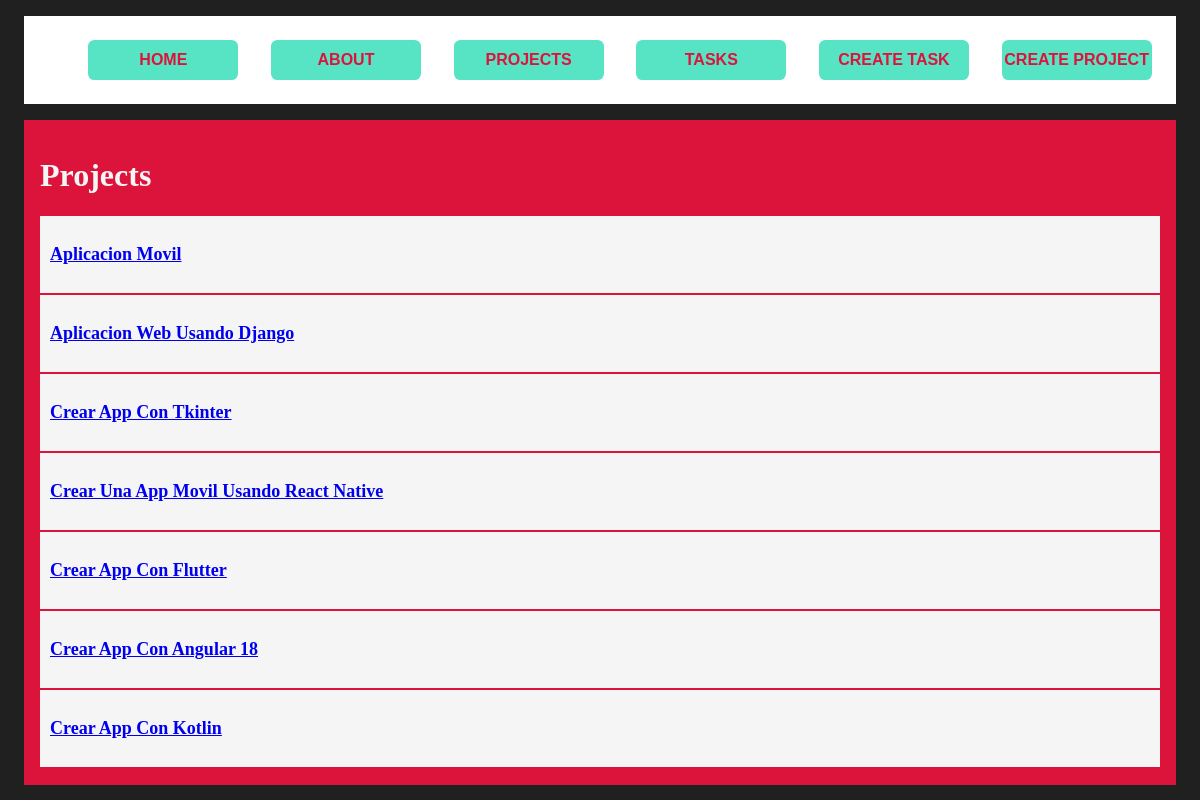
/projects/, run on the app's committed database.
### list/models.py (models this page shows, shortened)
class Project(models.Model):
    name = models.CharField(max_length=200)

### list/views.py (the view)
# urls.py: path('projects/', views.projects, name="projects"),
def projects(request):
    projects = Project.objects.all()
    return render(request, 'projects/projects.html', {
        'projects': projects
    })

### list/templates/projects/projects.html
{% extends "layouts/base.html" %}
{% block content %}
<h1>Projects</h1>
{% for project in projects %}
<article class="card">
    <a href="{% url 'project_detail' project.id %}">
        <p>{{project.name}}</p>
    </a>
</article>
{% endfor %}
{% endblock content %}

### list/static/css/main.css (style rules this page uses)
body { background: #202020; color: whitesmoke; }
.card { background: whitesmoke; padding: 10px; margin-bottom: 2px; color: black; }
.card p { font-size: 18px; font-weight: bold; text-transform: capitalize; }

### data on the page
Project: name "Aplicacion Movil"
Project: name "Aplicacion Web Usando Django"
Project: name "Crear App Con Tkinter"
Project: name "Crear Una App Movil Usando React Native"
Project: name "Crear App Con Flutter"
Project: name "Crear App Con Angular 18"
Project: name "Crear App Con Kotlin"
